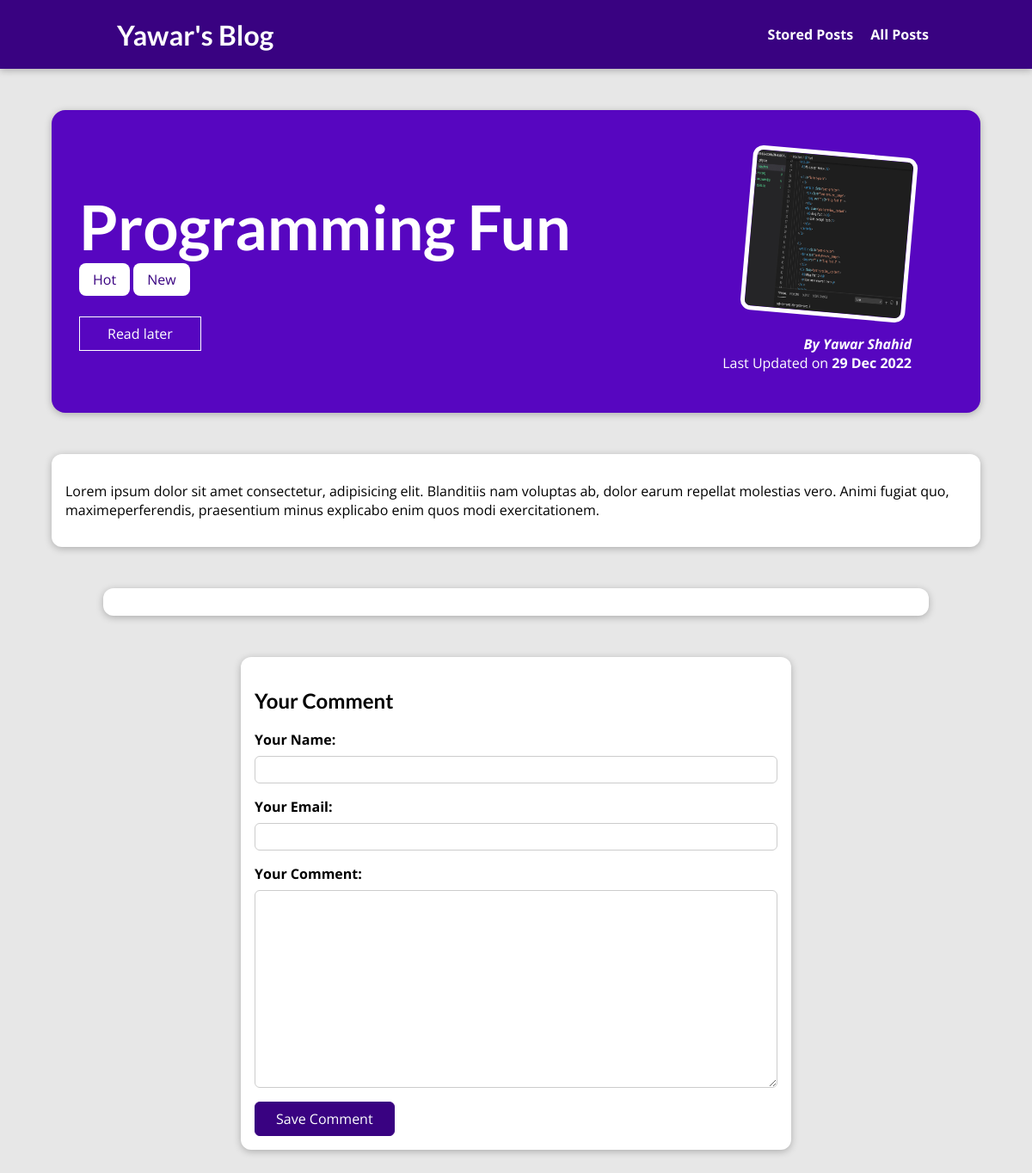
Page /posts/programming-is-fun on the committed database.
### blog/models.py (models this page shows, shortened)
class Post(models.Model):
    title = models.CharField(max_length=50)
    excerpt = models.CharField(max_length=100)
    image = models.ImageField(upload_to='images', null=True)
    date = models.DateField(auto_now=True)
    slug = models.SlugField(unique=True)
    content = models.TextField(validators=[MinLengthValidator(10)])
    author = models.ForeignKey(Author, on_delete=models.SET_NULL, null=True)
    tag = models.ManyToManyField(Tag)

class Tag(models.Model):
    caption = models.CharField(max_length=20)

class Author(models.Model):
    first_name = models.CharField(max_length=100)
    last_name = models.CharField(max_length=100)
    email_address = models.EmailField()
    def full_name(self):
        return self.first_name + " " + self.last_name
    def __str__(self):
        return self.full_name()

### blog/views.py (the view, shortened to what this page needs)
# urls.py: path('posts/<slug:slug>', views.PostDetailView.as_view(),
class PostDetailView(View):
    def is_stored_post(self, request, post_id):
        stored_posts = request.session.get('stored_posts')
        if stored_posts is not None:
            is_saved_for_later = post_id in stored_posts
        else:
            is_saved_for_later = False
        return is_saved_for_later
    def get(self, request, slug):
        post = Post.objects.get(slug=slug)
        context = {
            'post': post,
            'post_tags': post.tag.all(),
            'comment_form': CommentForm(),
            'comments': post.comments.all().order_by('-id'),
            'saved_for_later': self.is_stored_post(request, post.id)
        }
        return render(request, 'blog/post-detail.html', context)

### blog/forms.py
class CommentForm(forms.ModelForm):
    class Meta:
        model = Comment
        exclude = ['post']
        labels = {
            'user_name': 'Your Name',
            'user_email': 'Your Email',
            'text': 'Your Comment'
        }

### blog/templates/blog/post-detail.html (shortened to what this page needs)
{% extends 'base.html'%}
{% load static %}
{% block css_files %}
   <link rel="stylesheet" href="{% static 'blog/post-detail.css' %}">
{% endblock %}
 {% block content %}
    <section id='summary'>
        <h2>{{ post.title }}</h2>
        <div>
            {% for tag in post_tags %}
                <span class='tag'>{{ tag.caption }}</span>
            {% endfor %}
        </div>
        <div id='read-later'>
            <form action="{% url 'read-later' %}" method='POST'>
                <button>
                    {% if saved_for_later %}
                        Remove from "Read later" List
                    {% else %}
                        Read later
                    {% endif %}
                </button>
            </form>
        </div>
        <article>
            <img src="{{ post.image.url }}" alt={{ post.title }}>
            <address>
                By <a href='mailto:{{ post.author.email_address }}'>{{ post.author|title}}</a>
            </address>
            <div>
                Last Updated on <time>{{ post.date|date:'d M Y' }}</time>
            </div>
        </article>
    </section>
    <main>
        {{ post.content|linebreaks }}
</main>
<section id='comments'>
</section>
<section id='comment-form'>
    <h2>Your Comment</h2>
    <form action='{% url 'post-detail-page' post.slug %}' method='POST'>
        {% for form_field in comment_form %}
        <div class='form-control {% if form_field.errors %}invalid{% endif %}'>
            {{ form_field.label_tag }}
            {{ form_field }}
        </div>
        {% endfor %}
        <button>Save Comment</button>
    </form>
</section>
 {% endblock %}

### blog/static/blog/post-detail.css (style rules this page uses)
body { background-color: #e7e7e7; }
#summary { margin: 8rem auto 3rem auto; padding: 2rem; width: 90%; max-width: 90rem; border-radius: 16px; background-color: #5706c0; position: relative; box-shadow: 0 2px 8px rgba(0, 0, 0, 0.25); height: 22rem; }
#summary h2 { color: white; font-size: 4.5rem; margin-bottom: 0.50rem; }
#summary article { position: absolute; top: 2rem; right: 3rem; padding: 1rem 2rem; border-radius: 12px; text-align: right; color: white; }
#summary article img { width: 12rem; height: 12rem; border-radius: 12px; transform: rotateZ(5deg); border: 5px solid white; margin-bottom: 1rem; }
#summary address { font-weight: bold; }
#summary a { color: white ; text-decoration: none; }
#summary time { font-weight: bold; }
#read-later { margin: 2rem 0; }
#read-later button { background-color: transparent; border: 1px solid white; padding: 0.5rem 2rem; font: inherit; color: white; cursor: pointer; }
main { width: 90%; max-width: 90rem; margin: 3rem auto; background-color: white; padding: 1rem; border-radius: 12px; box-shadow: 0 2px 8px rgba(0, 0, 0, 0.25); }
.tag { background-color: white; color: #390281; padding: 0.5rem 1rem; border-radius: 8px; }
#comment-form { margin: 3rem auto; width: 90%; max-width: 40rem; border-radius: 12px; background-color: white; box-shadow: 0 2px 8px rgba(0, 0, 0, 0.25); padding: 1rem; }
#comment-form button { font: inherit; background-color: #390281; color: white; border: 1px solid #390281; padding: 0.5rem 1.5rem; border-radius: 6px; cursor: pointer; }
.form-control { margin-bottom: 1rem; }
.form-control label { font-weight: bold; margin-bottom: 0.5rem; display: block; }
.form-control input, .form-control textarea { display: block; width: 100%; font: inherit; padding: 0.25rem; border-radius: 6px; border: 1px solid #ccc; }
#comments { margin: 3rem auto; width: 90%; max-width: 60rem; border-radius: 12px; background-color: white; box-shadow: 0 2px 8px rgba(0, 0, 0, 0.25); padding: 1rem 2rem; }

### static/app.css (style rules this page uses)
* { box-sizing: border-box; }
html { font-family: 'Open Sans', 'Lato', sans-serif; }
body { margin: 0; }
h1, h2, h3 { font-family: 'Lato', sans-serif; font-weight: bold; }

### rows in the picture
Post: title "Programming Fun", image (picture), author "Yawar Shahid", date "29 Dec 2022", content "Lorem ipsum dolor sit amet consectetur, adipisicing elit. Blanditiis nam voluptas ab, dolor earum repellat molestias vero. Animi fugiat quo, maximeperferendis, praesentium minus explicabo enim quos modi exercitationem."
Tag: caption "Hot"
Tag: caption "New"
